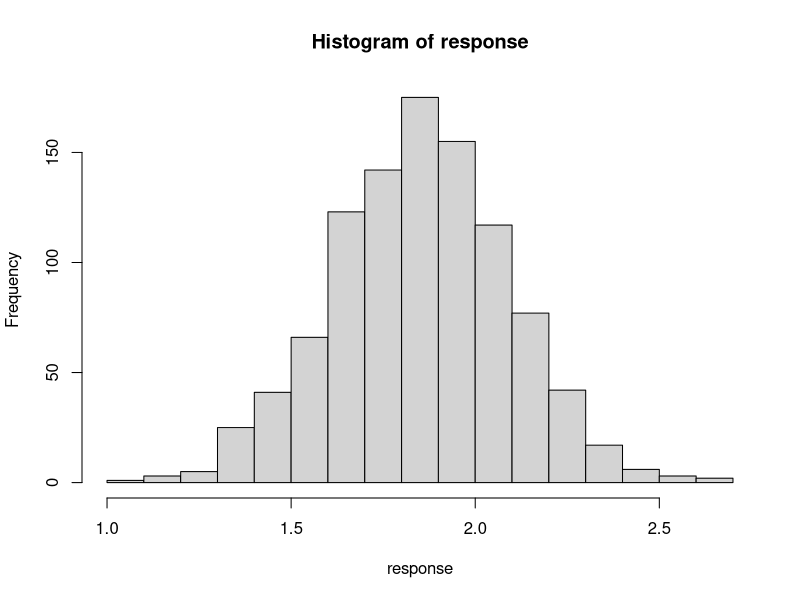
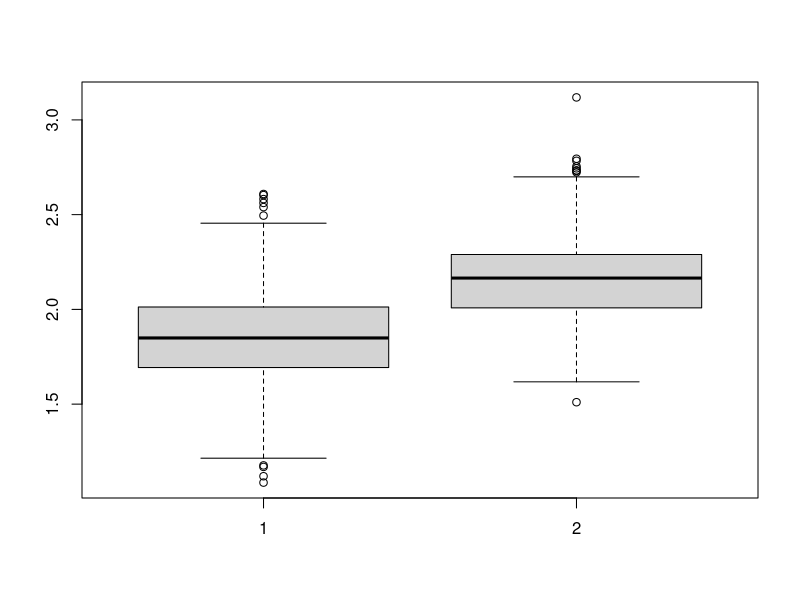

Recreate these plots in R, in order.
# Stochastic response to selection simulation ----

# An unreplicated example
g = rnorm(1000)
e = rnorm(1000)
p = g + e
sqrt(0.5)

cor(p, g)

take = order(p, decreasing = TRUE)[1:100]
mean(g[take]) - mean(g)


# A replicated example
response = numeric(1000)

for(i in 1:1000){
  g = rnorm(1000)
  g = g - mean(g)
  
  e = rnorm(1000)
  
  p = g + e
  
  take = order(p, decreasing=TRUE)[1:10]
  
  response[i] = mean(g[take])
}

hist(response)
mean(response)

# Perform two stages of selection
g = rnorm(1000)
g = g - mean(g)

e = rnorm(1000)

p = g + e

take = order(p, decreasing=TRUE)[1:100]

g1 = g[take]
p1 = p[take]

e2 = rnorm(100)
p2 = g1 + e2

p_ave = (p1+p2) / 2

take = order(p_ave, decreasing=TRUE)[1:10]

mean(g1[take])

# Make it replicated
response2 = numeric(1000)

for(i in 1:1000){
  # Simulate genetic effects
  g = rnorm(1000)
  g = g - mean(g)
  
  # Simulate non-additive genetic effects
  e = rnorm(1000)
  
  p = g + e
  
  take = order(p, decreasing=TRUE)[1:100]
  
  g1 = g[take]
  p1 = p[take]
  
  e2 = rnorm(100)
  p2 = g1 + e2
  
  p_ave = (p1+p2) / 2
  
  take = order(p_ave, decreasing=TRUE)[1:10]
  
  response2[i] = mean(g1[take])
}


# Compare response to response2
boxplot(response, response2)

t.test(response, response2)


# Simulating traits with genotypes ----

# Simulate 1000 individuals with 100 additive QTL
M = sample(c(0, 2), 1000*100, replace=TRUE)
M = matrix(M, nrow=1000)

a = rnorm(100)

GV = M %*% a

var(GV)
mean(GV)


# Scale trait to variance 1
a = a / sqrt(var(GV))

var(M %*% a)
GV = M %*% a

mean(GV)

# Set trait mean to 0
GV = GV - mean(GV)
mean(GV)
